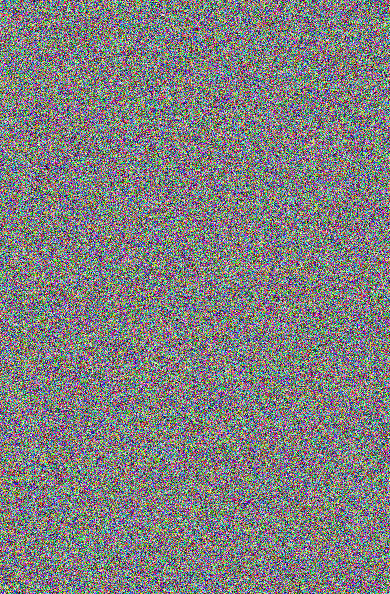
#> input picture Pydefis/Photo_Secrete/poke1.png, 390 x 594 px
$ python traitement.py
#> lines starting #> are read from the running program, lines starting #| are printed output that depends on the picture
from PIL import Image
import numpy as np

imagePoke1 = Image.open("poke1.png")
#> imagePoke1 is the input picture: PIL image 390x594 RGBA; mean R, G, B, A 127.5, 127.4, 127.5, 255
imagePoke1np = np.array(imagePoke1)

imagePoke2 = Image.open("poke2.png")
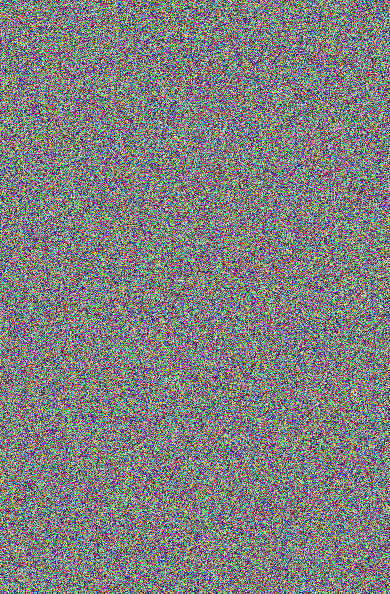
#> input picture Pydefis/Photo_Secrete/poke2.png, 390 x 594 px
#> imagePoke2 is the input picture: PIL image 390x594 RGBA; mean R, G, B, A 127.5, 127.5, 127.5, 255
imagePoke2np = np.array(imagePoke2)

def traitement(image1, image2):
    imageNP1 = np.copy(image1)
    imageNP2 = np.copy(image2)

    imageNP1 = imageNP1[:, :, :3]
    imageNP2 = imageNP2[:, :, :3]

    imageRes = np.zeros((imageNP1.shape[0], imageNP1.shape[1], 3), dtype=np.uint8)

    for i in range (imageNP1.shape[0]):
        for j in range (imageNP1.shape[1]):
            r1, v1, b1 = imageNP1[i, j]
            r2, v2, b2 = imageNP2[i, j]
            if (r1 == r2): #Plan vert
                imageRes[i, j] = v1 ^ v2
            else: #Plan Bleu
                imageRes[i, j] = b1 ^ b2
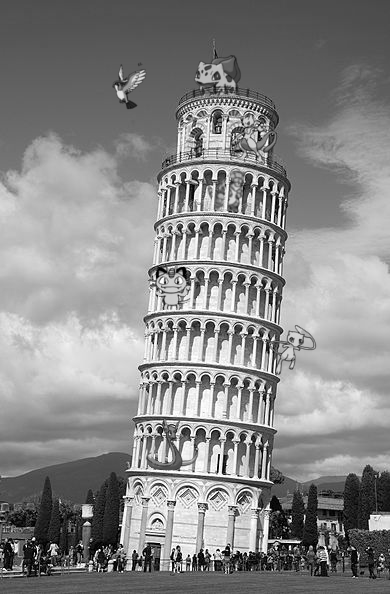
#> imageRes: shape (594, 390, 3); min 0, max 255, mean 136.2
            #endif
        #endfor
    #endfor
    return imageRes
#enddef

imageResult = Image.fromarray(traitement(imagePoke1, imagePoke2))
imageResult.save("resultat.png")
